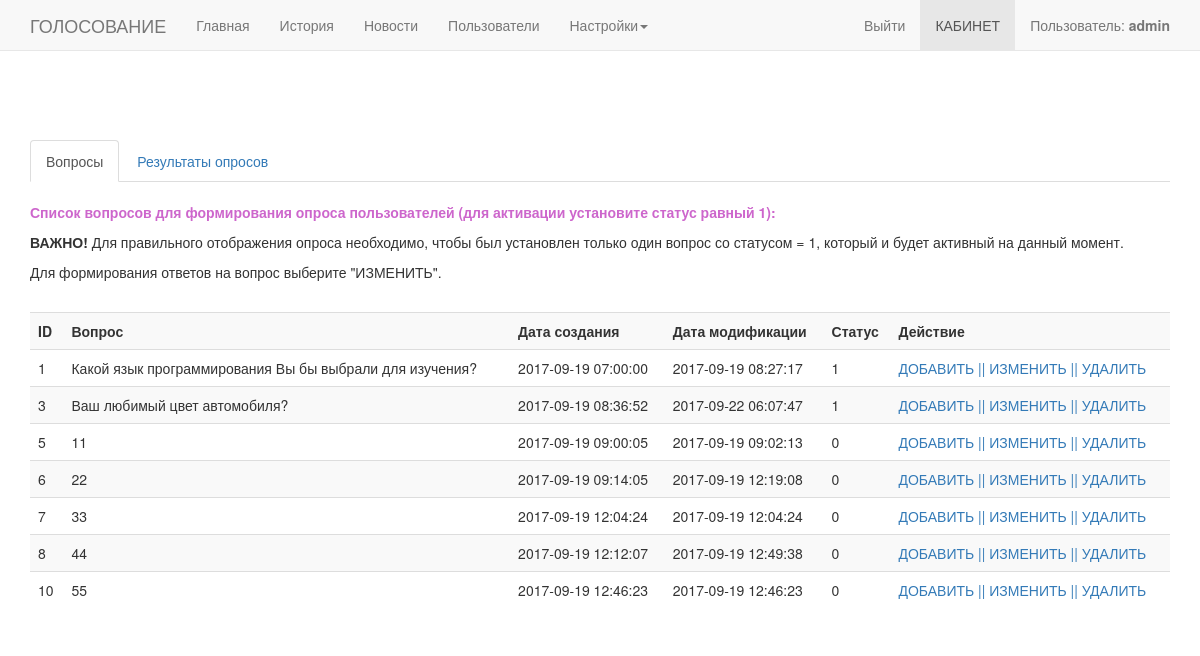
The page /page/options_oprosy.php (signed in) on the database its author committed.
### tables this page shows
CREATE TABLE `questions_opros` (
  `id` int(11) NOT NULL,
  `question` varchar(255) NOT NULL,
  `date_created` timestamp NOT NULL DEFAULT CURRENT_TIMESTAMP,
  `date_modification` timestamp NOT NULL DEFAULT CURRENT_TIMESTAMP ON UPDATE CURRENT_TIMESTAMP,
  `active` tinyint(1) NOT NULL DEFAULT '0'
);

### page/options_oprosy.php (the view, shortened to what this page needs)
<?php
include_once '../connect.php';
include_once '../lib/myFunction.php';
if (!isset($_SESSION['USER_LOGIN_IN']) or $_SESSION['USER_LOGIN_IN'] =0 ) {
	MessageSend(1, 'Требуется регистрация пользователя.');
} elseif (isset($_SESSION['USER_LOGIN_IN']) && $_SESSION['USER_LOGIN_IN'] =1){
?>
<!DOCTYPE html>
<html lang="en">
  <head>
    <link href="../css/bootstrap.css" rel="stylesheet">
	<link rel="stylesheet" type="text/css" href="../style.css" />
    <link href="../css/navbar-fixed-top.css" rel="stylesheet">
  </head>
  <body>
    <div class="navbar navbar-default navbar-fixed-top" role="navigation">
      <div class="container">
        <div class="navbar-header">
          <a class="navbar-brand" href="../index.php">ГОЛОСОВАНИЕ</a>
        </div>
        <div class="navbar-collapse collapse">
			<?php
			if($_SESSION['USER_ACCESS'] == 0){
				include 'menu_user0.php';
			} elseif($_SESSION['USER_ACCESS'] == 3){
				include 'menu_user3.php';
			} else{
				include 'menu.php';
			}
			?>
            <?php MenuCabinet(); ?>
        </div>
      </div>
    </div>
<div class = "container">
<br>
	<div class = "row">
		<div class="col-md-12">
			<div class = "tabs">
				<ul class="nav nav-tabs">
				  <li class="active"><a href="#opt1" data-toggle="tab">Вопросы</a></li>
				  <li><a href="#opt2" data-toggle="tab">Результаты опросов</a></li>
				</ul>
				<div class="tab-content">
					<div class="tab-pane active" id="opt1">
						<div class = "row">
		<div class="col-md-12">
			<br>
			<p><b style="color: #cd66cc;">Список вопросов для формирования опроса пользователей (для активации установите статус равный 1):</b></p>
			<p><b>ВАЖНО!</b> Для правильного отображения опроса необходимо, чтобы был установлен только один вопрос со статусом = 1, который и будет активный на данный момент.</p>
			<p>Для формирования ответов на вопрос выберите "ИЗМЕНИТЬ".</p>
			<br>
			<table class="table table-striped">
				<tbody>
					<tr>
						<th>ID</th>
						<th>Вопрос</th>
						<th>Дата создания</th>
						<th>Дата модификации</th>
						<th>Статус</th>
						<th>Действие</th>
					</tr>
				<?php
					$result = mysqli_query($db, 'SELECT * FROM `questions_opros` ORDER BY `active` DESC LIMIT 50');
					if (isset($result)) {
					while($row = mysqli_fetch_assoc($result)) {
					echo '<tr>';
						echo '<td>' . $row['id'] . '</td>';
						echo '<td>' . $row['question'] . '</td>';
						echo '<td>' . $row['date_created'] . '</td>';
						echo '<td>' . $row['date_modification'] . '</td>';
						echo '<td>' . $row['active'] . '</td>';
						echo "<td><a href='add_question_opros.php'>ДОБАВИТЬ   ||</a> <a href='edit_question_opros.php?action=edit&id={$row['id']} '>ИЗМЕНИТЬ   ||</a><a href='options_oprosy.php?page=options_oprosy&action=delete&id={$row['id']}' onClick='return areYuoSure();'> УДАЛИТЬ</a></td>";
					}
					}
				?>
					</tr>
				</tbody>
			</table>
		</div>
	</div>
					</div>
				</div>
			</div>
		</div>
	</div>
</div>
  </body>
</html>
<?php } ?>

### page/menu.php (shortened to what this page needs)
<ul class="nav navbar-nav">
    <li <?php if (($_SERVER['REQUEST_URI'] == '/page/main.php') or ($_SERVER['REQUEST_URI'] == '/d/page/main.php')) echo 'class="active"'?>> <a href="main.php">Главная</a></li>
    <li <?php if (($_SERVER['REQUEST_URI'] == '/page/history.php') or ($_SERVER['REQUEST_URI'] == '/d/page/history.php')) echo 'class="active"'?>><a href="history.php">История</a></li>
	<li <?php if (($_SERVER['REQUEST_URI'] == '/page/news.php') or ($_SERVER['REQUEST_URI'] == '/d/page/news.php')) echo 'class="active"'?>><a href="news.php">Новости</a></li>
	<li <?php if (($_SERVER['REQUEST_URI'] == '/page/users.php') or ($_SERVER['REQUEST_URI'] == '/d/page/users.php')) echo 'class="active"'?>><a href="users.php">Пользователи</a></li>
    <li class="dropdown">
        <a href="news.php" class="dropdown-toggle" data-toggle="dropdown">Настройки<b class="caret"></b></a>
    </li>
</ul>

### lib/myFunction.php (shortened to what this page needs)
<?php
function MenuCabinet() {
	if (isset($_SESSION['USER_LOGIN_IN']) && $_SESSION['USER_LOGIN_IN'] =1){
		$menuCabinet = '<ul class="nav navbar-nav navbar-right">
			<li><a href="cab.php?&page=logout">Выйти</a></li>
			<li class="active"><a href="cab.php">КАБИНЕТ</a></li>
			<li><a href="#">Пользователь: <b>'.$_SESSION['USER_NAME'].'</b></a></li>
		</ul>';
		echo $menuCabinet;
	}
}
?>

### style.css (style rules this page uses)
body { margin:0px; padding:0px; }

### css/navbar-fixed-top.css (style rules this page uses)
body { min-height: 2000px; padding-top: 120px; }

### rows shown on the page
questions_opros: id "1", question "Какой язык программирования Вы бы выбрали для изучения?", date_created "2017-09-19 07:00:00", date_modification "2017-09-19 08:27:17", active "1"
questions_opros: id "3", question "Ваш любимый цвет автомобиля?", date_created "2017-09-19 08:36:52", date_modification "2017-09-22 06:07:47", active "1"
questions_opros: id "5", question "11", date_created "2017-09-19 09:00:05", date_modification "2017-09-19 09:02:13", active "0"
questions_opros: id "6", question "22", date_created "2017-09-19 09:14:05", date_modification "2017-09-19 12:19:08", active "0"
questions_opros: id "7", question "33", date_created "2017-09-19 12:04:24", date_modification "2017-09-19 12:04:24", active "0"
questions_opros: id "8", question "44", date_created "2017-09-19 12:12:07", date_modification "2017-09-19 12:49:38", active "0"
questions_opros: id "10", question "55", date_created "2017-09-19 12:46:23", date_modification "2017-09-19 12:46:23", active "0"

### other values the page prints
$_SESSION['USER_NAME'] "admin"
